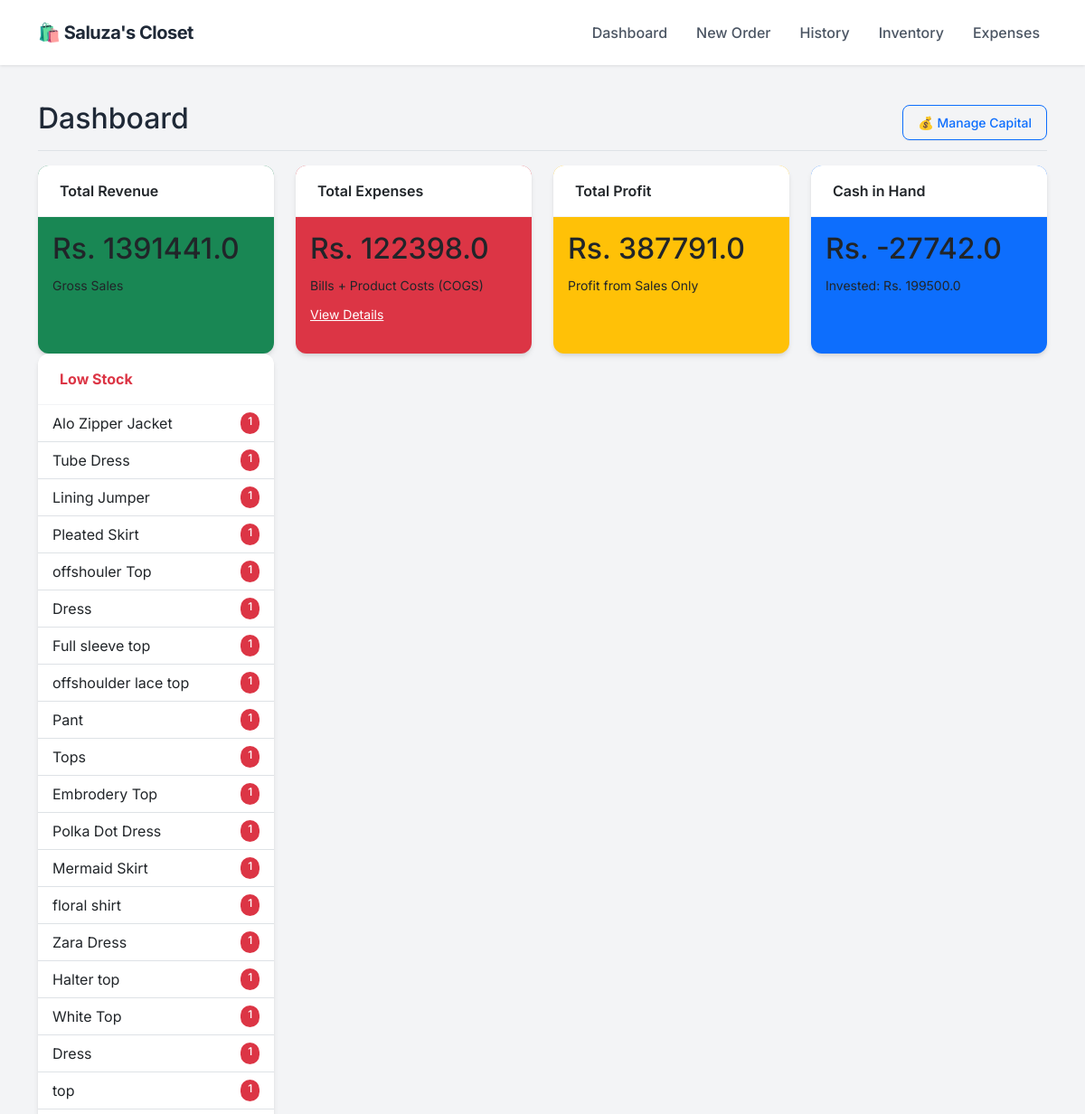
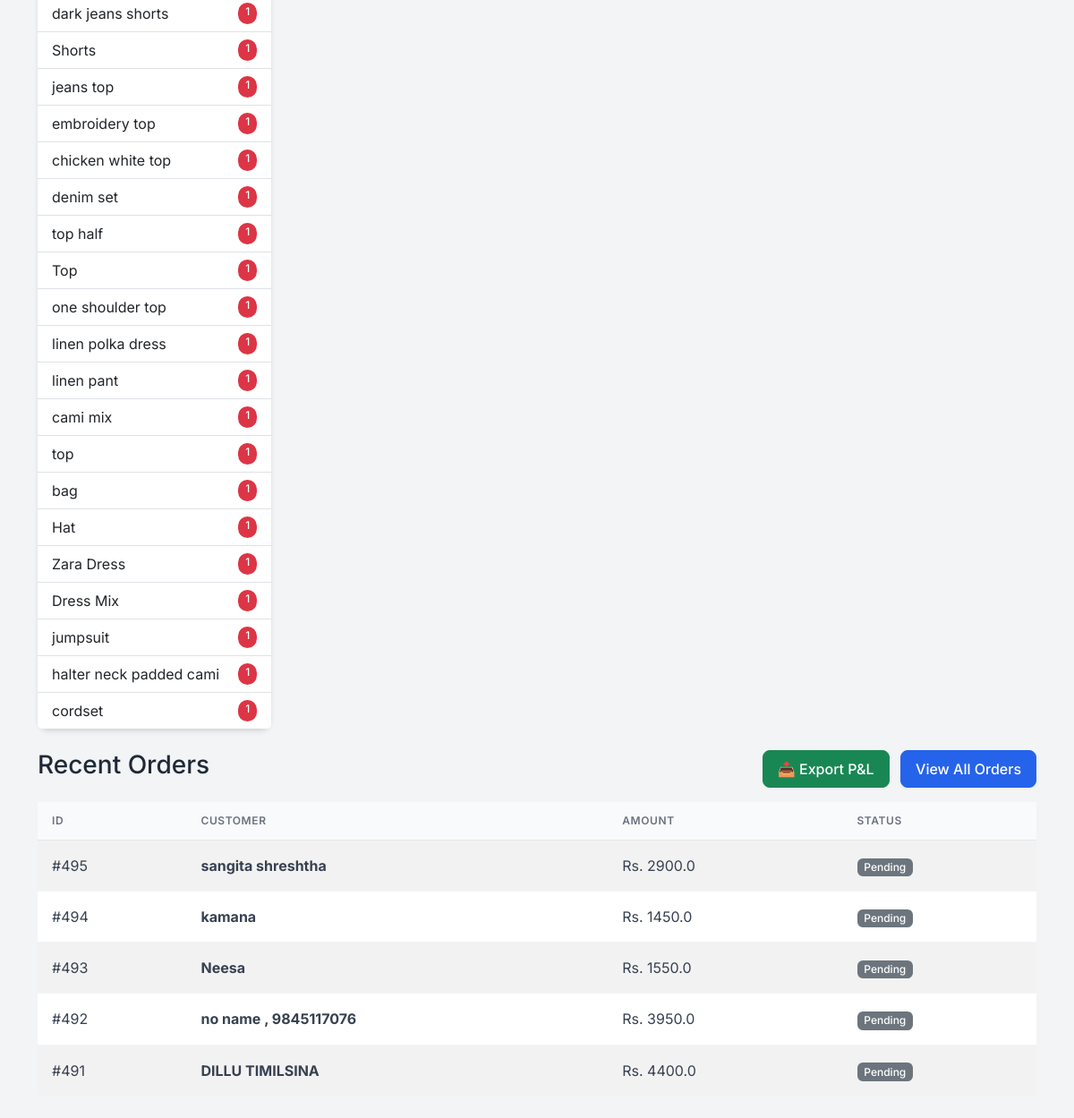
The page / on the database its author committed (2 pictures, top to bottom).
### app.py (models this page shows)
class Product(db.Model):
    id = db.Column(db.Integer, primary_key=True)
    sku = db.Column(db.String(50), unique=True, nullable=True)
    name = db.Column(db.String(100), nullable=False)
    size = db.Column(db.String(10), nullable=False)
    cost_price = db.Column(db.Float, default=0.0)
    price = db.Column(db.Float, nullable=False)
    stock = db.Column(db.Integer, default=0)
    image = db.Column(db.String(100), nullable=True)

class Order(db.Model):
    id = db.Column(db.Integer, primary_key=True)
    customer_name = db.Column(db.String(100), nullable=False)
    phone = db.Column(db.String(20), nullable=False)
    address = db.Column(db.String(200), nullable=True)
    date = db.Column(db.DateTime, default=datetime.utcnow)
    total_amount = db.Column(db.Float, default=0.0)
    profit = db.Column(db.Float, default=0.0)
    status = db.Column(db.String(20), default='Pending')
    items = db.relationship('OrderItem', backref='order', lazy=True)

### app.py (the view)
@app.route('/')
def dashboard():
    total_investment = db.session.query(db.func.sum(Investment.amount)).scalar() or 0
    total_sales = db.session.query(db.func.sum(Order.total_amount)).scalar() or 0
    manual_expenses = db.session.query(db.func.sum(Expense.amount)).scalar() or 0
    current_inventory_cost = 0
    products = Product.query.all()
    for p in products:
        current_inventory_cost += (p.stock * p.cost_price)
    gross_profit = db.session.query(db.func.sum(Order.profit)).scalar() or 0
    cost_of_sold_goods = total_sales - gross_profit
    total_product_spend = current_inventory_cost + cost_of_sold_goods
    cash_in_hand = (total_investment + total_sales) - (total_product_spend + manual_expenses)
    net_profit = gross_profit # As you requested previously (Sales Profit only)
    recent_orders = Order.query.order_by(Order.date.desc()).limit(5).all()
    low_stock = Product.query.filter(Product.stock < 2, Product.stock > 0).all()
    out_of_stock = Product.query.filter(Product.stock == 0).all()
    investments = Investment.query.order_by(Investment.date.desc()).all()
    return render_template('dashboard.html',
                           sales=total_sales,
                           gross_profit=gross_profit,
                           expenses=manual_expenses,
                           net_profit=net_profit,
                           cash_in_hand=cash_in_hand, # <--- NEW DATA
                           total_investment=total_investment, # <--- NEW DATA
                           orders=recent_orders,
                           investments=investments,
                           low_stock=low_stock,
                           out_of_stock=out_of_stock)

### templates/dashboard.html (shortened to what this page needs)
{% extends "layout.html" %}
{% block content %}
<div class="d-flex justify-content-between flex-wrap flex-md-nowrap align-items-center pt-3 pb-2 mb-3 border-bottom">
    <h1 class="h2">Dashboard</h1>
    <div class="btn-toolbar mb-2 mb-md-0">
        <button type="button" class="btn btn-sm btn-outline-primary" data-bs-toggle="modal" data-bs-target="#investmentHistoryModal">
    💰 Manage Capital
</button>
    </div>
</div>
<div class="row mb-4">
    <div class="col-md-3">
        <div class="card text-dark bg-success mb-3 h-100">
            <div class="card-header">Total Revenue</div>
            <div class="card-body">
                <h2 class="card-title">Rs. {{ sales }}</h2>
                <small>Gross Sales</small>
            </div>
        </div>
    </div>
    <div class="col-md-3">
        <div class="card text-dark bg-danger mb-3 h-100">
            <div class="card-header">Total Expenses</div>
            <div class="card-body">
                <h2 class="card-title">Rs. {{ expenses }}</h2>
                <small>Bills + Product Costs (COGS)</small> <div class="mt-2">
                    <a href="/expenses" class="text-white text-decoration-underline small">View Details</a>
                </div>
            </div>
        </div>
    </div>
    <div class="col-md-3">
        <div class="card text-dark bg-warning mb-3 h-100">
            <div class="card-header">Total Profit</div>
            <div class="card-body">
                <h2 class="card-title">Rs. {{ net_profit }}</h2>
                <small>Profit from Sales Only</small>
            </div>
        </div>
    </div>
    <div class="col-md-3">
        <div class="card text-dark bg-primary mb-3 h-100">
            <div class="card-header">Cash in Hand</div>
            <div class="card-body">
                <h2 class="card-title">Rs. {{ cash_in_hand }}</h2>
                <small>Invested: Rs. {{ total_investment }}</small>
            </div>
        </div>
    </div>
    <div class="col-md-3">
        <div class="card border-danger h-100">
            <div class="card-header bg-transparent text-danger fw-bold">Low Stock</div>
            <ul class="list-group list-group-flush list-group-sm">
                {% for item in low_stock %}
                <li class="list-group-item d-flex justify-content-between">
                    <span>{{ item.name }}</span>
                    <span class="badge bg-danger rounded-pill">{{ item.stock }}</span>
                </li>
                {% endfor %}
            </ul>
        </div>
    </div>
</div>
<div class="d-flex justify-content-between align-items-center mb-3">
    <h3>Recent Orders</h3>
    <div>
        <a href="/export_excel" class="btn btn-success me-2">📥 Export P&L</a>
        <a href="/orders" class="btn btn-primary">View All Orders</a>
    </div>
</div>
<table class="table table-striped bg-white align-middle">
    <thead>
        <tr>
            <th>ID</th>
            <th>Customer</th>
            <th>Amount</th>
            <th>Status</th>
        </tr>
    </thead>
    <tbody>
        {% for order in orders %}
        <tr>
            <td>#{{ order.id }}</td>
            <td><strong>{{ order.customer_name }}</strong></td>
            <td>Rs. {{ order.total_amount }}</td>
            <td><span class="badge bg-secondary">{{ order.status }}</span></td>
        </tr>
        {% endfor %}
    </tbody>
</table>
{% endblock %}

### templates/layout.html (style rules this page uses)
:root { --primary-color: #2563eb; --bg-color: #f3f4f6; --text-dark: #1f2937; --card-shadow: 0 4px 6px -1px rgba(0, 0, 0, 0.1), 0 2px 4px -1px rgba(0, 0, 0, 0.06); }
body { font-family: 'Inter', sans-serif; background-color: var(--bg-color); color: var(--text-dark); }
.card { border: none; border-radius: 12px; box-shadow: var(--card-shadow); background: #ffffff; transition: transform 0.2s; }
.card-header { background-color: #ffffff; border-bottom: 1px solid #f3f4f6; font-weight: 600; padding: 1rem 1.5rem; border-radius: 12px 12px 0 0 !important; }
.btn { border-radius: 8px; font-weight: 500; padding: 0.5rem 1rem; box-shadow: 0 1px 2px 0 rgba(0, 0, 0, 0.05); }
.btn-primary { background-color: var(--primary-color); border-color: var(--primary-color); }
.table { margin-bottom: 0; }
.table thead th { background-color: #f9fafb; color: #6b7280; font-size: 0.75rem; text-transform: uppercase; letter-spacing: 0.05em; font-weight: 600; border-bottom: 1px solid #e5e7eb; padding: 0.75rem 1rem; }
.table tbody td { padding: 1rem 1rem; vertical-align: middle; color: #374151; border-bottom: 1px solid #f3f4f6; }
.badge { padding: 0.35em 0.65em; font-weight: 500; border-radius: 6px; }

### rows shown on the page
Product: name "Alo Zipper Jacket", stock "1"
Product: name "Tube Dress", stock "1"
Product: name "Lining Jumper", stock "1"
Product: name "Pleated Skirt", stock "1"
Product: name "offshouler Top", stock "1"
Product: name "Dress", stock "1"
Product: name "Full sleeve top", stock "1"
Product: name "offshoulder lace top", stock "1"
Product: name "Pant", stock "1"
Product: name "Tops", stock "1"
Product: name "Embrodery Top", stock "1"
Product: name "Polka Dot Dress", stock "1"
Product: name "Mermaid Skirt", stock "1"
Product: name "floral shirt", stock "1"
Product: name "Zara Dress", stock "1"
Product: name "Halter top", stock "1"
Product: name "White Top", stock "1"
Product: name "Dress", stock "1"
Product: name "top", stock "1"
Product: name "dark jeans shorts", stock "1"
Product: name "Shorts", stock "1"
Product: name "jeans top", stock "1"
Product: name "embroidery top", stock "1"
Product: name "chicken white top", stock "1"
Product: name "denim set", stock "1"
Product: name "top half", stock "1"
Product: name "Top", stock "1"
Product: name "one shoulder top", stock "1"
Product: name "linen polka dress", stock "1"
Product: name "linen pant", stock "1"
Product: name "cami mix", stock "1"
Product: name "top", stock "1"
Product: name "bag", stock "1"
Product: name "Hat", stock "1"
Product: name "Zara Dress", stock "1"
Product: name "Dress Mix", stock "1"
Product: name "jumpsuit", stock "1"
Product: name "halter neck padded cami", stock "1"
Product: name "cordset", stock "1"
Order: id "495", customer_name "sangita shreshtha", total_amount "2900.0", status "Pending"
Order: id "494", customer_name "kamana", total_amount "1450.0", status "Pending"
Order: id "493", customer_name "Neesa", total_amount "1550.0", status "Pending"
Order: id "492", customer_name "no name , 9845117076", total_amount "3950.0", status "Pending"
Order: id "491", customer_name "DILLU TIMILSINA", total_amount "4400.0", status "Pending"

### other values the page prints
{{ sales }} "1391441.0"
{{ expenses }} "122398.0"
{{ net_profit }} "387791.0"
{{ cash_in_hand }} "-27742.0"
{{ total_investment }} "199500.0"
